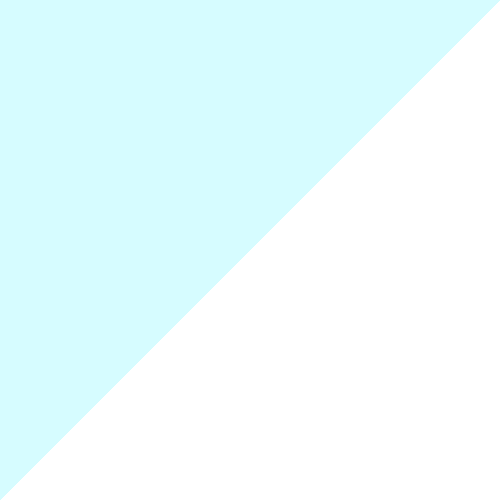
Frame 1 (no input)
Frame 60 (the mouse pressed at the canvas centre just before this capture): identical to frame 1, image omitted
Frame 120 (the mouse held since frame 60 and released just before this capture): identical to frame 1, image omitted

The Processing sketch that drew this single still picture (run headless with seeded random() and noise(); from frame 60 on, the mouse is pressed at the canvas centre):

// Processing sketch: VisualArraySorter
// ── VisualArraySorter.pde
/* Paste the code into a new Processing sketch and complete the steps. */

//1. create an array of ints. don't initialize it yet.
int[] numbers;
void setup() {
  //2. set the size of your window
  size(500, 500); 
  //  if you are using Processing 3, you cannot use variables
  //  because the developers don't know how programming is supposed to work.

  //3. initialize your array with the built in width variable
  numbers = new int[width];

  //4. initialize the ints in the array with random numbers
  //   from 0 to the built in height variable

  //5. call the noStroke() method
  noStroke();
}

void draw() {
  //6. set the background color with background(r, g, b);
  background(214, 252, 255);

  //7. set the color for your graph
  color(255, 214, 227);

  //8. draw a rectangle for each int in your array.
  //   the x value will be the current index in the array
  //   the y value will the height variable
  //   the width is 1 (one)
  //   the height is negative the value of the element at the current index of the array
  for (int i = 0; i < numbers.length; i++) {
    rect(i, height, 1, -i);
  }

  //9. call the stepSort method
  stepSort(numbers);

  //10. extract the code that randomizes the array into a method.

  //11. call the method you made in step 10 when the mouse is pressed
  if (mousePressed == true) {
    randomize();
  }

}
  void stepSort(int[] arr) {
    for (int i = 1; i < arr.length; i++) {
      if (arr[i - 1] > arr[i]) {
        int t = arr[i];
        arr[i] = arr[i - 1];
        arr[i - 1] = t;
      }
    }
  }
  
  void randomize() {
    for (int i = 0; i < numbers.length; i++) {
      numbers[i] = int(random(height));
    }
  }
